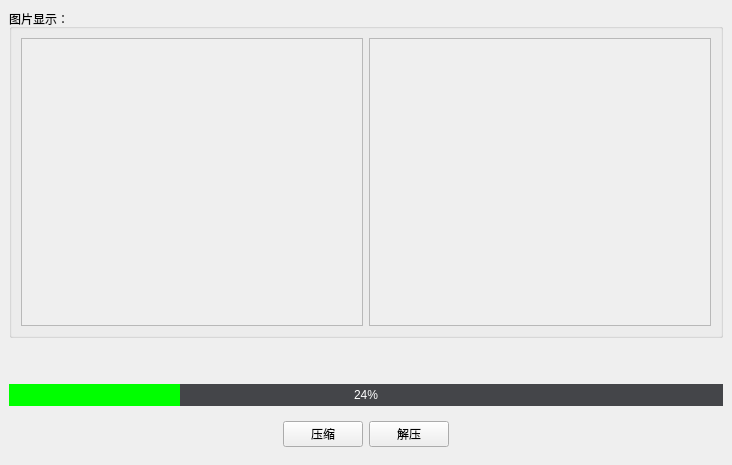
<?xml version="1.0" encoding="UTF-8"?>
<ui version="4.0">
 <class>MainWindow</class>
 <widget class="QMainWindow" name="MainWindow">
  <property name="geometry">
   <rect>
    <x>0</x>
    <y>0</y>
    <width>732</width>
    <height>465</height>
   </rect>
  </property>
  <property name="windowTitle">
   <string>呆</string>
  </property>
  <property name="windowIcon">
   <iconset resource="res.qrc">
    <normaloff>:/res/dP.png</normaloff>:/res/dP.png</iconset>
  </property>
  <widget class="QWidget" name="centralwidget">
   <layout class="QGridLayout" name="gridLayout_4">
    <item row="0" column="0" colspan="2">
     <widget class="QGroupBox" name="groupBox_3">
      <property name="title">
       <string>图片显示：</string>
      </property>
      <layout class="QGridLayout" name="gridLayout_2">
       <item row="0" column="0">
        <widget class="QScrollArea" name="scrollArea">
         <property name="widgetResizable">
          <bool>true</bool>
         </property>
         <widget class="QWidget" name="scrollAreaWidgetContents">
          <property name="geometry">
           <rect>
            <x>0</x>
            <y>0</y>
            <width>338</width>
            <height>267</height>
           </rect>
          </property>
          <layout class="QGridLayout" name="gridLayout">
           <item row="0" column="0">
            <widget class="QLabel" name="label_showimage">
             <property name="text">
              <string/>
             </property>
            </widget>
           </item>
          </layout>
         </widget>
        </widget>
       </item>
       <item row="0" column="1">
        <widget class="QScrollArea" name="scrollArea_2">
         <property name="widgetResizable">
          <bool>true</bool>
         </property>
         <widget class="QWidget" name="scrollAreaWidgetContents_2">
          <property name="geometry">
           <rect>
            <x>0</x>
            <y>0</y>
            <width>337</width>
            <height>267</height>
           </rect>
          </property>
          <layout class="QGridLayout" name="gridLayout_3">
           <item row="0" column="0">
            <widget class="QLabel" name="label_showinformation">
             <property name="text">
              <string/>
             </property>
            </widget>
           </item>
           <item row="1" column="0">
            <widget class="QLabel" name="label">
             <property name="text">
              <string/>
             </property>
            </widget>
           </item>
          </layout>
         </widget>
        </widget>
       </item>
      </layout>
     </widget>
    </item>
    <item row="4" column="0" colspan="2">
     <widget class="QWidget" name="widget" native="true">
      <layout class="QHBoxLayout" name="horizontalLayout">
       <item>
        <spacer name="horizontalSpacer">
         <property name="orientation">
          <enum>Qt::Horizontal</enum>
         </property>
         <property name="sizeHint" stdset="0">
          <size>
           <width>40</width>
           <height>20</height>
          </size>
         </property>
        </spacer>
       </item>
       <item>
        <widget class="QPushButton" name="pushButton">
         <property name="text">
          <string>压缩</string>
         </property>
        </widget>
       </item>
       <item>
        <widget class="QPushButton" name="pushButton_2">
         <property name="text">
          <string>解压</string>
         </property>
        </widget>
       </item>
       <item>
        <spacer name="horizontalSpacer_2">
         <property name="orientation">
          <enum>Qt::Horizontal</enum>
         </property>
         <property name="sizeHint" stdset="0">
          <size>
           <width>40</width>
           <height>20</height>
          </size>
         </property>
        </spacer>
       </item>
      </layout>
     </widget>
    </item>
    <item row="3" column="0" colspan="2">
     <widget class="QProgressBar" name="progressBar">
      <property name="styleSheet">
       <string notr="true">QProgressBar{
        border: none;
        color: white;
        text-align: center;
        background: rgb(68, 69, 73);
}
QProgressBar::chunk {
        border: none;
        background: rgb(0, 255, 0);
}</string>
      </property>
      <property name="value">
       <number>24</number>
      </property>
     </widget>
    </item>
    <item row="2" column="0" colspan="2">
     <widget class="QLabel" name="label_state">
      <property name="text">
       <string/>
      </property>
     </widget>
    </item>
    <item row="1" column="0" colspan="2">
     <widget class="QLabel" name="label_file_address">
      <property name="text">
       <string/>
      </property>
     </widget>
    </item>
   </layout>
  </widget>
 </widget>
 <resources>
  <include location="res.qrc"/>
 </resources>
 <connections/>
</ui>
